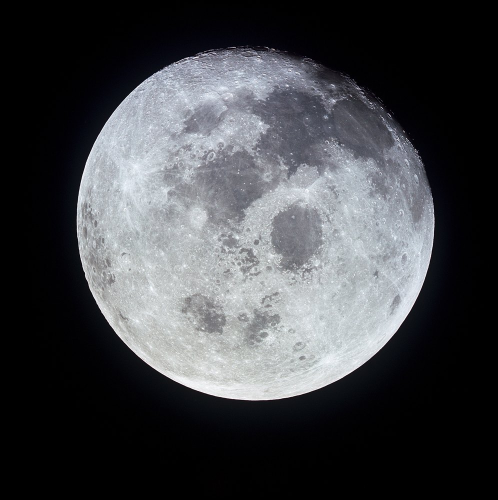
#> input picture dist/assets/moon.jpg, 995 x 1000 px (shown at 1/2 size)
$ python build_social_visuals_pdf.py
#> lines starting #> are read from the running program, lines starting #| are printed output that depends on the picture
from pathlib import Path
from PIL import Image, ImageEnhance, ImageOps
from reportlab.pdfgen import canvas
from reportlab.lib.utils import ImageReader
from reportlab.pdfbase import pdfmetrics
from reportlab.pdfbase.ttfonts import TTFont

ROOT = Path(__file__).resolve().parents[1]
OUT = ROOT / "output" / "pdf" / "HOLOS88-social-visuals-final.pdf"
TMP = ROOT / "tmp" / "pdfs"
TMP.mkdir(parents=True, exist_ok=True)
OUT.parent.mkdir(parents=True, exist_ok=True)
MOON = ROOT / "dist" / "assets" / "moon.jpg"

try:
    pdfmetrics.registerFont(TTFont("DidotHOLOS", "/System/Library/Fonts/Supplemental/Didot.ttc", subfontIndex=0))
#> (this line was passed over: reportlab is not available in this run)
    DISPLAY = "DidotHOLOS"
except Exception:
    DISPLAY = "Times-Roman"

moon = Image.open(MOON).convert("L")
moon = ImageEnhance.Contrast(moon).enhance(1.12)
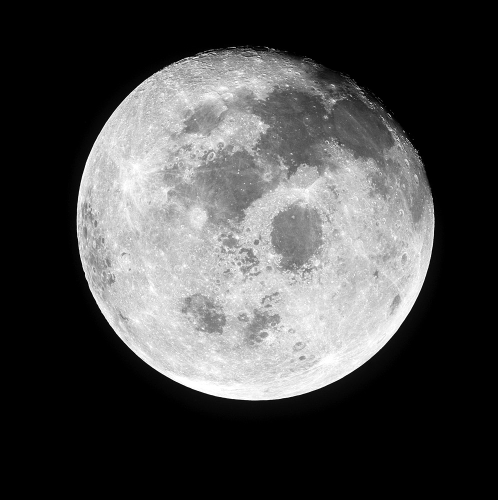
#> moon: PIL image 995x1000 L (shown at 1/2 size); min 0, max 255, mean 73
moon = ImageOps.colorize(moon, black="#101817", white="#d8d6cf")
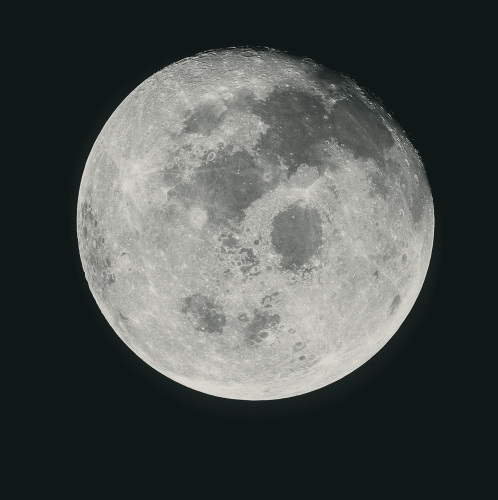
#> moon: PIL image 995x1000 RGB (shown at 1/2 size); mean R, G, B 73.1, 78.2, 75.5
moon_path = TMP / "moon-print.png"
moon.save(moon_path, quality=100)
#> (the run stopped early here; a loop or call above may not have finished)
